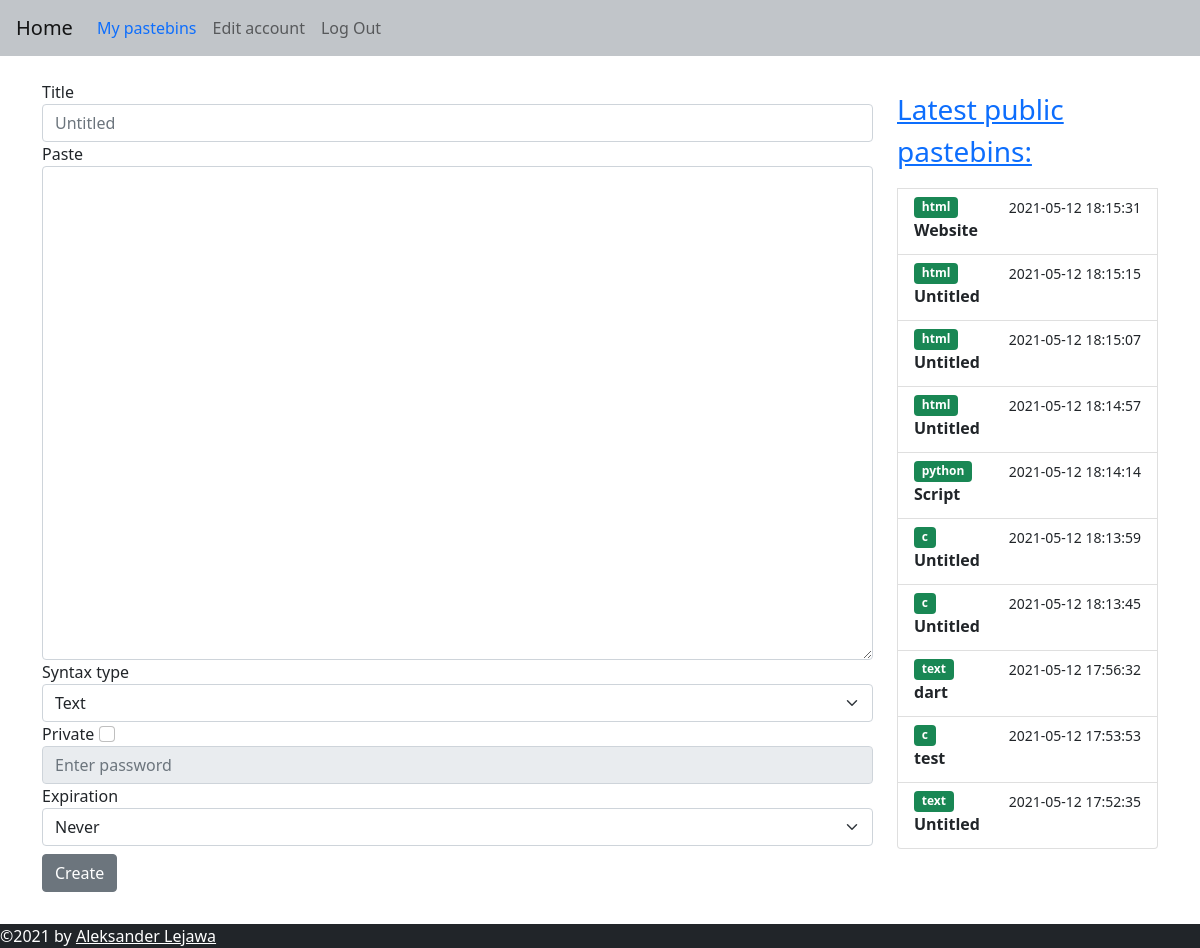
Screenshot of / (signed in) with the database file from the repository.
### web/models.py (models this page shows, shortened)
class Pastebin(db.Model):
    id = db.Column(db.Integer, primary_key=True)
    title = db.Column(db.String(100), default="Untitled")
    content = db.Column(db.String(60000))
    syntax = db.Column(db.String(50))
    user_id = db.Column(db.Integer, db.ForeignKey("user.id"))
    date = db.Column(db.DateTime(timezone=True))
    expire_date = db.Column(db.DateTime(timezone=True))
    password = db.Column(db.String(150))
    link = db.Column(db.String(150), unique=True)
    def is_expired(self):
        if self.expire_date:
            if datetime.utcnow() > self.expire_date:
                db.session.delete(self)
                db.session.commit()
                return True
            return False
        else:
            return False

### web/pastebin/routes.py (the view, shortened to what this page needs)
@bp.route("/", methods=["GET", "POST"])
def home():
   form = CreatePastebinForm()
   return render_template("home.html", user=current_user, form=form, public_pastebins=get_public_pastebins())

### web/pastebin/forms.py (shortened to what this page needs)
class CreatePastebinForm(FlaskForm):
    types = [
        "Text","Bash", "C", "C#", "C++", "CSS", "GO", "HTML", "HTTP", "INI",
        "Java", "JavaScript", "JSON", "Kotlin", "LUA", "Markdown", "Objective-C",
        "Perl", "PHP", "Python", "R", "Ruby", "Rust", "SQL", "TypeScript"
    ]
    dates = [
        "Never",
        "1 Minute",
        "15 Minutes",
        "1 Hour",
        "1 Day",
        "1 Week",
        "1 Month",
        "1 Year"
    ]
    title = StringField("Title", validators=[Optional(), Length(max=100, message="Title can't exceed %(max)d characters.")], filters= [lambda x: x or None])
    content = TextAreaField("Paste", validators=[DataRequired(), Length(max=60000, message="Pastebin can't be longer than %(max)d characters.")])
    syntax = SelectField("Syntax type", choices=types, validators=[DataRequired()])
    private = BooleanField("Private")
    password = StringField()
    expire = SelectField("Expiration", choices=dates)
    submit = SubmitField("Create")

### web/pastebin/routes.py (called while the page is built)
def get_public_pastebins():
   pastebins = Pastebin.query.order_by(desc(Pastebin.date)).filter_by(password=None).limit(10).from_self()
   for pastebin in pastebins:
      pastebin.is_expired()
   return pastebins

### web/templates/home.html (shortened to what this page needs)
{% extends "base.html" %}
{% block content%}
<div class="row">
  <div class="col-9">
    <form method="POST">
      <div class="form-group mt-3">
        {{ form.title.label}}
        {{ form.title(class_="form-control", placeholder="Untitled")}}
      </div>
      {{ form.content.label }}
      {{ form.content(class_="form-control", cols="35", rows="20") }}
      {{ form.syntax.label}}
      {{ form.syntax(class_="form-select")}}
      {{ form.private.label }}
      {{ form.private(class_="form-check-input") }}
      {{ form.password(class_="form-control", disabled="", placeholder="Enter password") }}
      {{ form.expire.label }}
      {{ form.expire(class_="form-select")}}
      {{ form.submit(class_="btn btn-secondary mt-2 mb-2") }}
    </form>
  </div>
  <div class="col mt-3">
    <div class="list-group mt-2">
      <a href="/public?page=1"><p class="lead fs-3">Latest public pastebins:</a></p>
      {% for pastebin in public_pastebins %}
      <a href="{{pastebin.link}}" class="list-group-item list-group-item-action">
        <div class="d-flex w-100 justify-content-between">
          <span class="badge bg-success">{{ pastebin.syntax }}</span>
          <small>{{ pastebin.date.replace(microsecond=0) }}</small>
        </div>
        <p class="mb-1"><b>{{ pastebin.title if pastebin.title|length < 15 else pastebin.title[:15] + "..."}}</b></p>
      </a>
      {% endfor %}
    </div>
  </div>
</div>
{% endblock %}

### web/static/css/style.css (style rules this page uses)
#content { height:100%; }

### rows the page displays
Pastebin: syntax "html", date.replace "2021-05-12 18:15:31", title "Website"
Pastebin: syntax "html", date.replace "2021-05-12 18:15:15", title "Untitled"
Pastebin: syntax "html", date.replace "2021-05-12 18:15:07", title "Untitled"
Pastebin: syntax "html", date.replace "2021-05-12 18:14:57", title "Untitled"
Pastebin: syntax "python", date.replace "2021-05-12 18:14:14", title "Script"
Pastebin: syntax "c", date.replace "2021-05-12 18:13:59", title "Untitled"
Pastebin: syntax "c", date.replace "2021-05-12 18:13:45", title "Untitled"
Pastebin: syntax "text", date.replace "2021-05-12 17:56:32", title "dart"
Pastebin: syntax "c", date.replace "2021-05-12 17:53:53", title "test"
Pastebin: syntax "text", date.replace "2021-05-12 17:52:35", title "Untitled"
